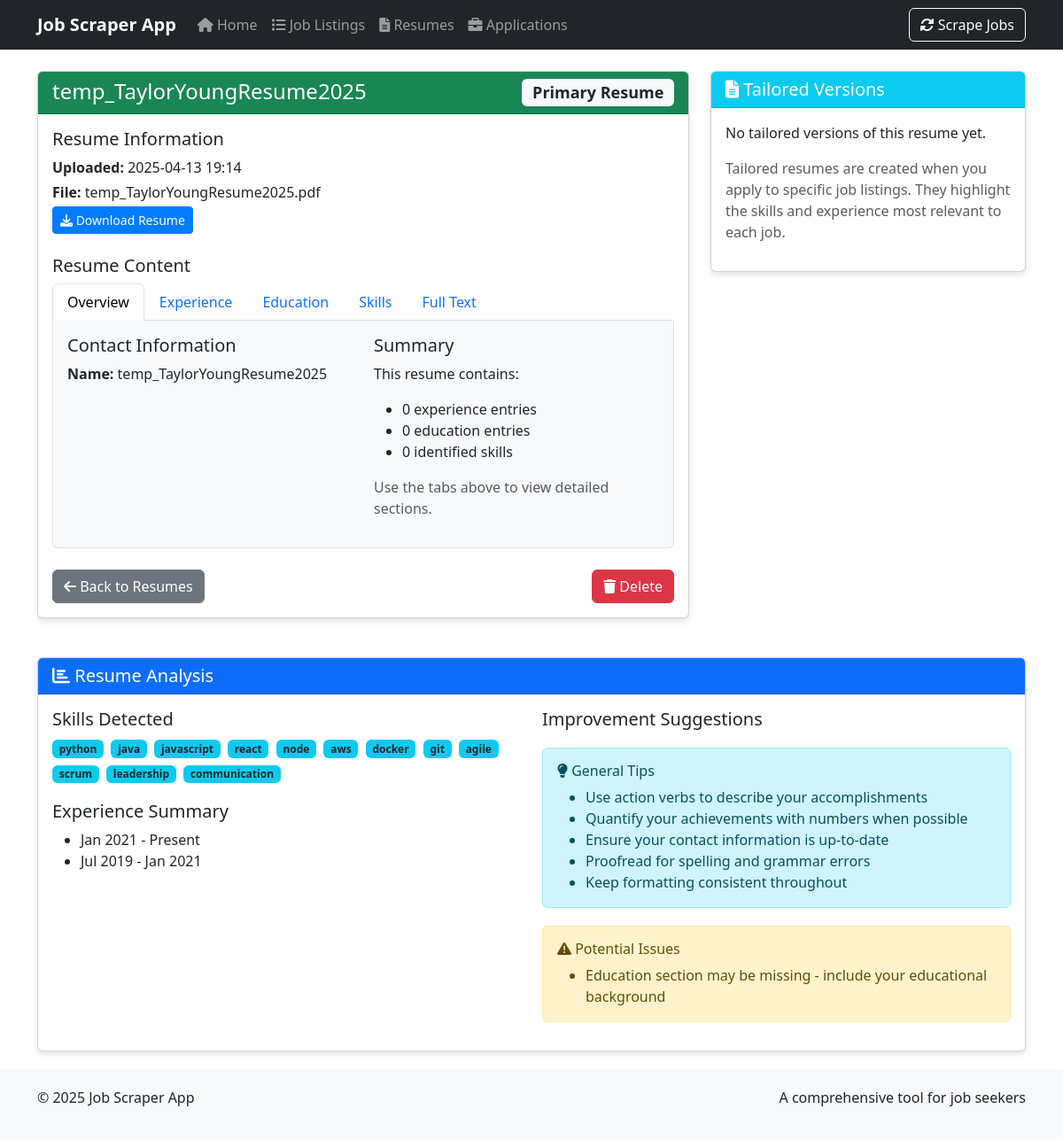
Before: /resume/1 with the older database file.
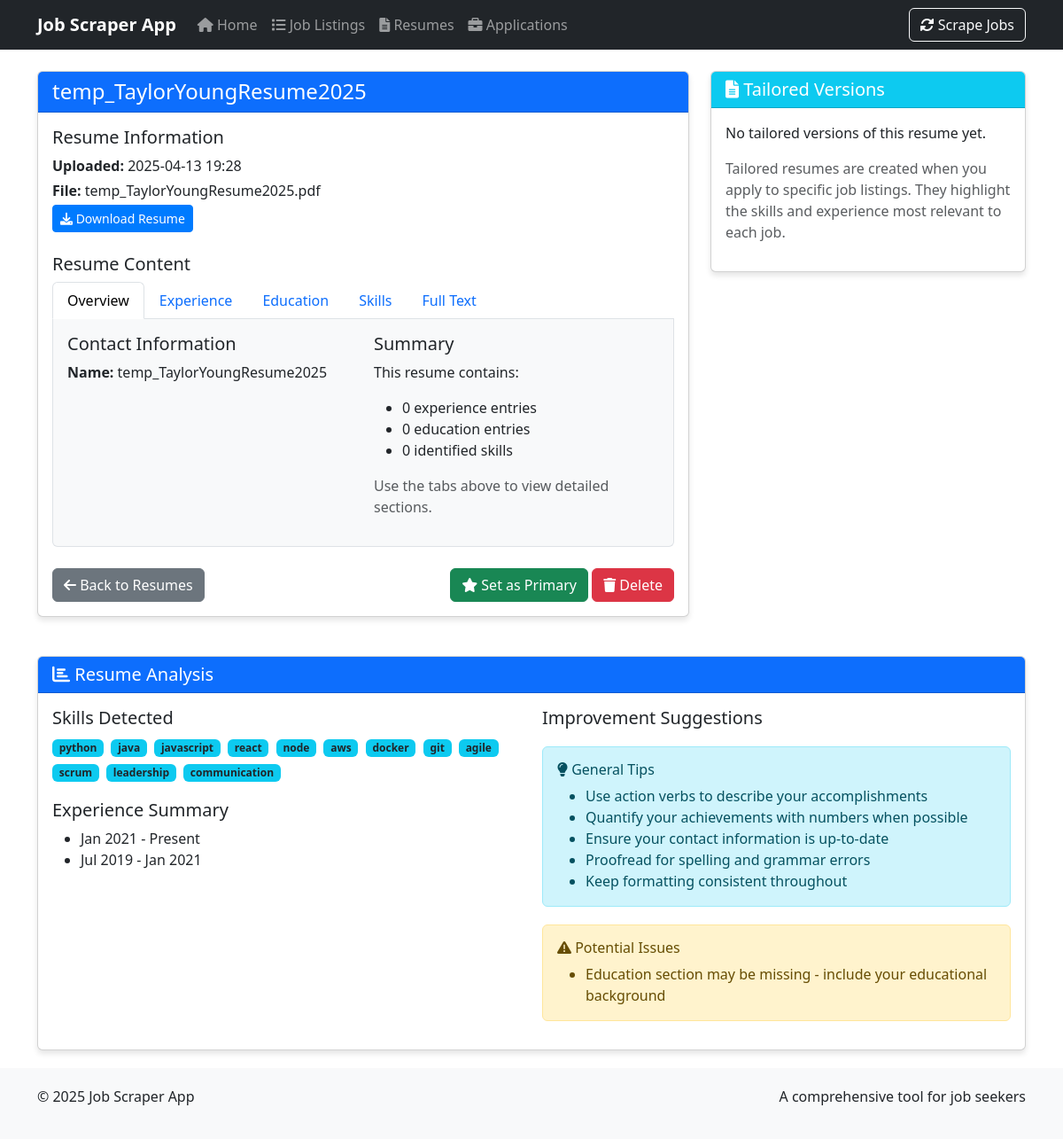
After: the same page with the newer database file.
### job_scraper_app/database/setup.py (models this page shows, shortened)
class Resume(Base):
    __tablename__ = 'resumes'
    id = Column(Integer, primary_key=True)
    name = Column(String(255), nullable=False)
    file_path = Column(String(512), nullable=False)
    content_text = Column(Text)
    upload_date = Column(DateTime, default=datetime.utcnow)
    is_primary = Column(Boolean, default=False)
    tailored_resumes = relationship("TailoredResume", back_populates="base_resume", cascade="all, delete-orphan")

### run_flask_app.py (the view)
@app.route('/resume/<int:resume_id>')
def resume(resume_id):
    session = Session()
    try:
        resume_db = session.query(Resume).filter_by(id=resume_id).first()
        if not resume_db:
            return "Resume not found", 404
        tailored_resumes = session.query(TailoredResume).filter_by(base_resume_id=resume_id).all()
        parser = resume_manager.parser
        resume_data = parser.parse(resume_db.file_path)
        resume = {
            'id': resume_db.id,
            'name': resume_db.name,
            'file_path': resume_db.file_path,
            'content_text': resume_db.content_text,
            'upload_date': resume_db.upload_date,
            'is_primary': resume_db.is_primary,
            'email': resume_data.get('email', []) if resume_data else [],
            'phone': resume_data.get('phone', []) if resume_data else [],
            'education': resume_data.get('education', []) if resume_data else [],
            'experience': resume_data.get('experience', []) if resume_data else [],
            'skills': resume_data.get('skills', []) if resume_data else [],
            'links': resume_data.get('links', {}) if resume_data else {}
        }
        return render_template('resume.html',
                              resume=resume,
                              tailored_resumes=tailored_resumes)
    finally:
        session.close()

### job_scraper_app/resume_processor/resume_parser.py (called while the page is built, shortened)
    def parse(self, file_path):
        try:
            file_path = Path(file_path)
            if not file_path.exists():
                logger.error(f"Resume file not found: {file_path}")
                return None
        except Exception as e:
            logger.error(f"Error parsing resume {file_path}: {e}", exc_info=True)
            return None

### run_flask_app.py (called while the page is built)
@app.template_filter('extract_skills')
def extract_skills_filter(text):
    if not text:
        return []
    common_skills = [
        'python', 'java', 'javascript', 'html', 'css', 'sql', 'react', 'angular', 'vue',
        'node', 'express', 'django', 'flask', 'spring', 'aws', 'azure', 'docker', 'kubernetes',
        'git', 'agile', 'scrum', 'leadership', 'communication', 'teamwork', 'problem-solving'
    ]
    text_lower = text.lower()
    return [skill for skill in common_skills if skill in text_lower]

@app.template_test('contains')
def contains_test(value, substring):
    if not value:
        return False
    return substring in value

### job_scraper_app/ui/templates/resume.html (shortened to what the changed rows need)
{% extends "base.html" %}
{% block content %}
<div class="row">
    <div class="col-md-8">
        <div class="card">
            <div class="card-header {% if resume.is_primary %}bg-success{% else %}bg-primary{% endif %} text-white">
                <h1 class="h4 mb-0">
                    {{ resume.name }}
                    {% if resume.is_primary %}
                        <span class="badge bg-light text-dark float-end">Primary Resume</span>
                    {% endif %}
                </h1>
            </div>
            <div class="card-body">
                <div class="mb-4">
                    <h2 class="h5">Resume Information</h2>
                    <p class="mb-1"><strong>Uploaded:</strong> {{ resume.upload_date.strftime('%Y-%m-%d %H:%M') }}</p>
                    <p class="mb-1"><strong>File:</strong> {{ resume.file_path.split('/')[-1] }}</p>
                    <p class="mb-0">
                        <a href="{{ url_for('download_file', filename=resume.file_path.split('/')[-1]) }}" class="btn btn-sm btn-primary">
                        </a>
                    </p>
                </div>
                <div class="mb-4">
                    <h2 class="h5">Resume Content</h2>
                    <div class="tab-content border border-top-0 p-3 rounded-bottom bg-light" style="max-height: 400px; overflow-y: auto;">
                        <div class="tab-pane fade show active" id="overview" role="tabpanel" aria-labelledby="overview-tab">
                            <div class="row">
                                <div class="col-md-6">
                                    <h5>Contact Information</h5>
                                    <p><strong>Name:</strong> {{ resume.name }}</p>
                                </div>
                            </div>
                        </div>
                    </div>
                </div>
                <div class="d-flex justify-content-between">
                    <div>
                        {% if not resume.is_primary %}
                            <form action="{{ url_for('set_primary_resume') }}" method="post" class="d-inline">
                                <button type="submit" class="btn btn-success">
                                    <i class="fas fa-star"></i> Set as Primary
                                </button>
                            </form>
                        {% endif %}
                    </div>
                </div>
            </div>
        </div>
    </div>
    <div class="col-md-4">
        <div class="card">
            <div class="card-header bg-info text-white">
                <h2 class="h5 mb-0"><i class="fas fa-file-alt"></i> Tailored Versions</h2>
            </div>
        </div>
    </div>
</div>
<div class="row mt-4">
    <div class="col-md-12">
        <div class="card">
            <div class="card-header bg-primary text-white">
                <h2 class="h5 mb-0"><i class="fas fa-chart-bar"></i> Resume Analysis</h2>
            </div>
                            {% set skills = resume.content_text|extract_skills %}
                            {% set experience = resume.content_text|extract_experience %}
        </div>
    </div>
</div>
{% endblock %}

Changed rows visible on the page:
changed Resume "temp_TaylorYoungResume2025": upload_date "2025-04-13 19:14" → "2025-04-13 19:28"
Other visible differences:
text no longer shown: "Primary Resume"
text now shown: "Set as Primary"
